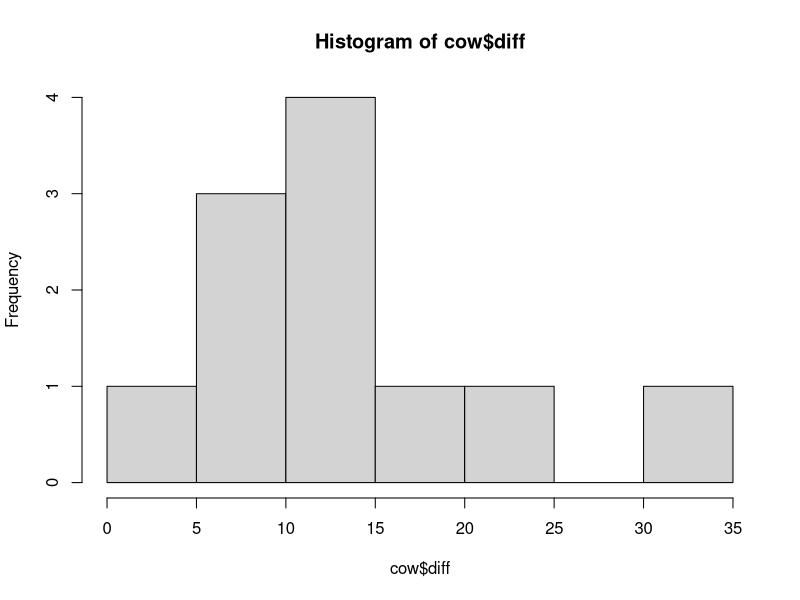
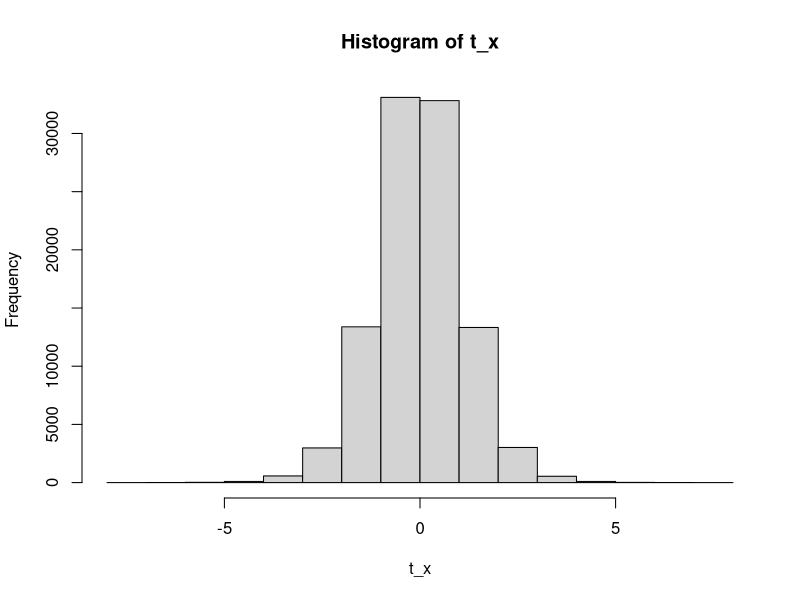

R code for these plots, in order:
# 8장 쌍체비교 예제
initial = c(24.7,46.1, 18.5, 29.5, 26.3, 33.9, 23.1, 20.7, 18.0, 19.3, 23.0)
 
after = c(12.4, 14.1, 7.6, 9.5, 19.7, 10.6, 9.1, 11.5, 13.3, 8.3, 15.0)

#col으로 두개의 데이터를 붙임
cow = cbind(initial,after)

cow = as.data.frame(cow)

ndata <- nrow(cow)

cow$diff <- cow$initial - cow$after

hist(cow$diff)

t.test(cow$diff, mu=0,alternative = "greater")

#monte carlo method

n_sim <-100000
ndata <- nrow(cow)

x <- rnorm(ndata*n_sim, mean=0, sd=1 )
x <- matrix(data = x, nrow = ndata, ncol = n_sim)
x <- as.data.frame(x)

#행별로 apply는 2
mean_x <- apply(x,2,mean)

sd_x <- apply(x,2,sd)

t_x <- (mean_x-0)/(sd_x/sqrt(ndata))

hist(t_x)

t <- 5.6077
p_value <- 0.0001126

sum(t_x > t)

p_value_sim <- sum(t_x > t)/n_sim

